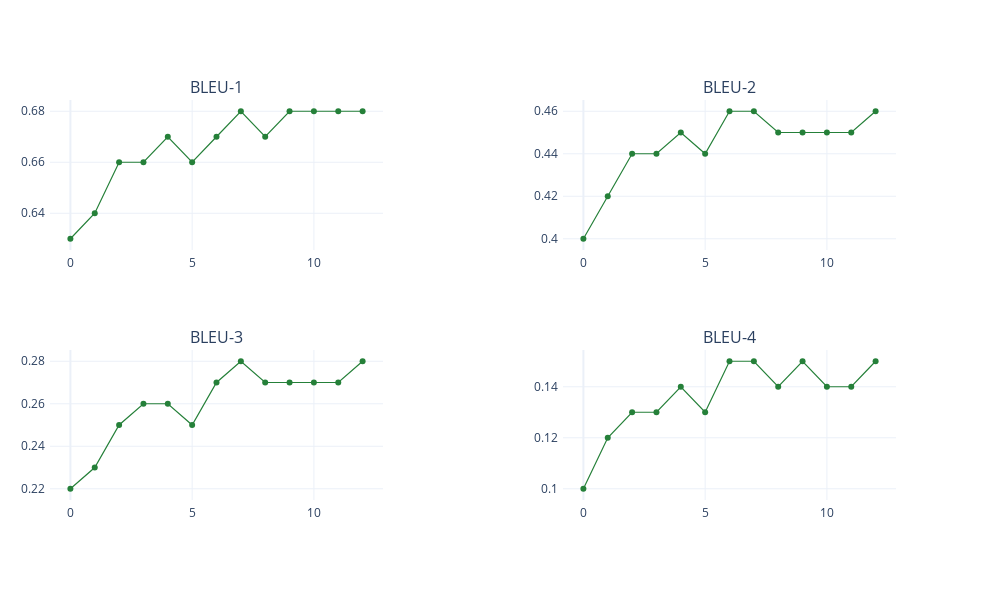

Write notebook code for a chart like this one.
### Code cell
fig = make_subplots(rows=2, cols=2,
                    specs=[[{"secondary_y": True}, {"secondary_y": True}],
                          [{"secondary_y": True}, {"secondary_y": True}]],
                    subplot_titles=("BLEU-1", "BLEU-2", "BLEU-3", "BLEU-4"))

fig.add_trace(
    go.Scatter(y=bleu_1_scores,  marker_color = '#258039', line_width=1.2),
    row=1, col=1, secondary_y=False)

fig.add_trace(
    go.Scatter(y=bleu_2_scores,  marker_color = '#258039', line_width=1.2),
    row=1, col=2, secondary_y=False)

fig.add_trace(
    go.Scatter(y=bleu_3_scores,  marker_color = '#258039', line_width=1.2), 
    row=2, col=1, secondary_y=False, 
)
fig.add_trace(
    go.Scatter(y=bleu_4_scores, marker_color = '#258039', line_width=1.2), 
    row=2, col=2, secondary_y=False, 
)



fig.update_layout(template = 'plotly_white', 
                 autosize=False,
                  showlegend=False,
    width=1000,
    height=600,
    margin=dict(
        l=50,
        r=50,
        b=100,
        t=100,
        pad=4))

                  
fig.show()
fig.write_html("bleu.html")

### Figure 1 — Plotly figure (JSON) as saved in the notebook; plotly's stock layout.template omitted (floating-point values rounded to 4 significant figures)
{"data": [{"line": {"width": 1.2}, "marker": {"color": "#258039"}, "type": "scatter", "xaxis": "x", "y": [0.63, 0.64, 0.66, 0.66, 0.67, 0.66, 0.67, 0.68, 0.67, 0.68, 0.68, 0.68, 0.68], "yaxis": "y"}, {"line": {"width": 1.2}, "marker": {"color": "#258039"}, "type": "scatter", "xaxis": "x2", "y": [0.4, 0.42, 0.44, 0.44, 0.45, 0.44, 0.46, 0.46, 0.45, 0.45, 0.45, 0.45, 0.46], "yaxis": "y3"}, {"line": {"width": 1.2}, "marker": {"color": "#258039"}, "type": "scatter", "xaxis": "x3", "y": [0.22, 0.23, 0.25, 0.26, 0.26, 0.25, 0.27, 0.28, 0.27, 0.27, 0.27, 0.27, 0.28], "yaxis": "y5"}, {"line": {"width": 1.2}, "marker": {"color": "#258039"}, "type": "scatter", "xaxis": "x4", "y": [0.1, 0.12, 0.13, 0.13, 0.14, 0.13, 0.15, 0.15, 0.14, 0.15, 0.14, 0.14, 0.15], "yaxis": "y7"}], "layout": {"annotations": [{"font": {"size": 16}, "showarrow": false, "text": "BLEU-1", "x": 0.185, "xanchor": "center", "xref": "paper", "y": 1, "yanchor": "bottom", "yref": "paper"}, {"font": {"size": 16}, "showarrow": false, "text": "BLEU-2", "x": 0.755, "xanchor": "center", "xref": "paper", "y": 1, "yanchor": "bottom", "yref": "paper"}, {"font": {"size": 16}, "showarrow": false, "text": "BLEU-3", "x": 0.185, "xanchor": "center", "xref": "paper", "y": 0.375, "yanchor": "bottom", "yref": "paper"}, {"font": {"size": 16}, "showarrow": false, "text": "BLEU-4", "x": 0.755, "xanchor": "center", "xref": "paper", "y": 0.375, "yanchor": "bottom", "yref": "paper"}], "autosize": false, "height": 600, "margin": {"b": 100, "l": 50, "pad": 4, "r": 50, "t": 100}, "showlegend": false, "width": 1000, "xaxis": {"anchor": "y", "domain": [0, 0.37]}, "xaxis2": {"anchor": "y3", "domain": [0.57, 0.94]}, "xaxis3": {"anchor": "y5", "domain": [0, 0.37]}, "xaxis4": {"anchor": "y7", "domain": [0.57, 0.94]}, "yaxis": {"anchor": "x", "domain": [0.625, 1]}, "yaxis2": {"anchor": "x", "overlaying": "y", "side": "right"}, "yaxis3": {"anchor": "x2", "domain": [0.625, 1]}, "yaxis4": {"anchor": "x2", "overlaying": "y3", "side": "right"}, "yaxis5": {"anchor": "x3", "domain": [0, 0.375]}, "yaxis6": {"anchor": "x3", "overlaying": "y5", "side": "right"}, "yaxis7": {"anchor": "x4", "domain": [0, 0.375]}, "yaxis8": {"anchor": "x4", "overlaying": "y7", "side": "right"}}}
